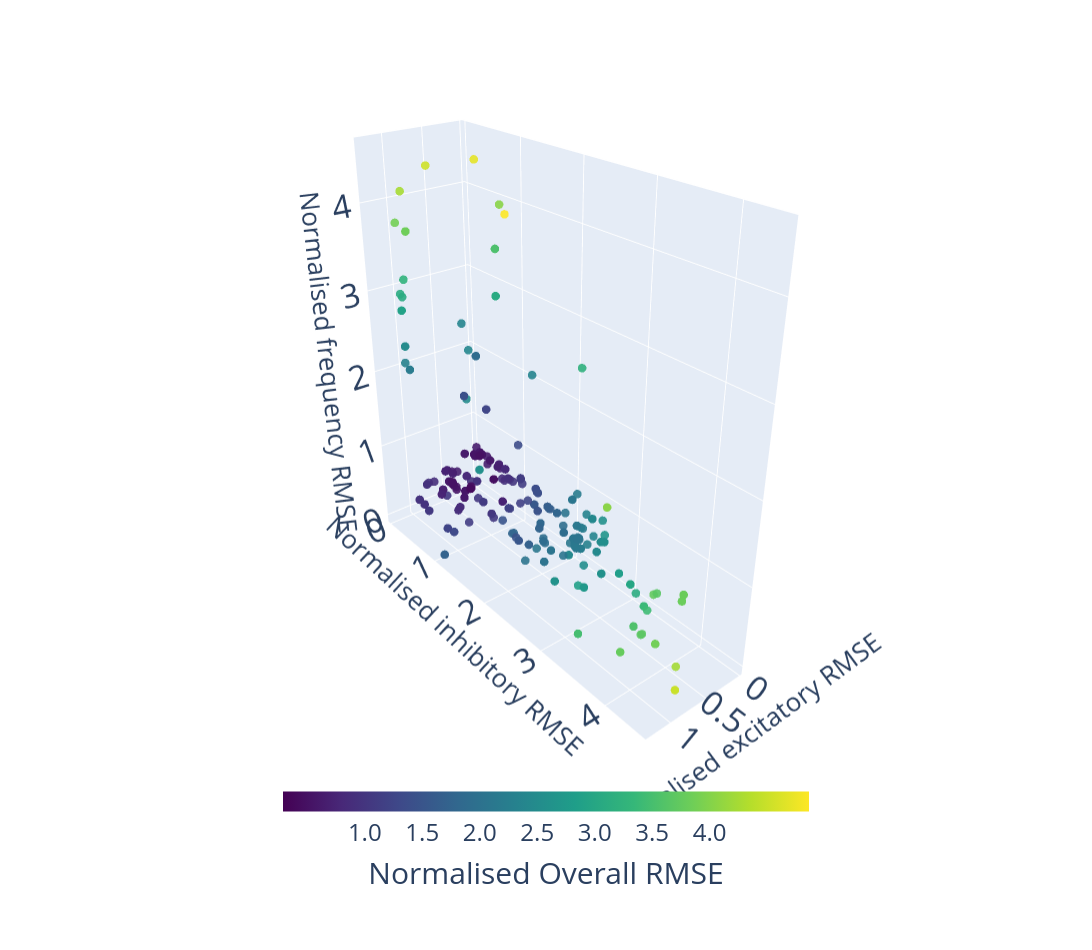

The cell this chart's notebook holds for it:
### Code cell
import plotly.graph_objects as go
# Load the full Pareto frontier for Case 1
# NOTE: update path as per local relative path
path = "SNN_GA/results/snn_ga_1k/ex10_in2_20260409-235242/frontier_full.csv"
df = pd.read_csv(path)

# Extract normalised RMSE columns
exc = df["ex_firing_error_norm"]
inh = df["inhib_firing_error_norm"]
psd = df["psd_peak_error_norm"]

# Compute overall normalised RMSE (L2 norm)
rmse_total = np.sqrt(exc**2 + inh**2 + psd**2)

# Create 3D scatter plot of the Pareto frontier
fig = go.Figure()
# MAIN FRONTIER POINTS
fig.add_trace(go.Scatter3d(
    x=exc,
    y=inh,
    z=psd,
    mode='markers',
    marker=dict(
        size=5,
        color=rmse_total, # colour by composite RMSE
        colorscale='Viridis',
        colorbar=dict(
            title = dict( text = "<br>Normalised Overall RMSE", side = "bottom" ),
            orientation="h",     # horizontal colourbar
            x=0.5,               # center horizontally
            y=0.05,             # place below the plot
            thickness=20,
            len=0.5,
            tickmode="array",
            tickvals=[1.0, 1.5, 2.0, 2.5, 3.0, 3.5, 4.0],
            ticktext=["1.0", "1.5", "2.0", "2.5", "3.0", "3.5", "4.0", "4.5"]
        ),
        opacity=0.9
    ),
    hovertemplate=(
        "RMSEexc: %{x:.3f}<br>"
        "RMSEinh: %{y:.3f}<br>"
        "RMSEfreq: %{z:.3f}<br>"
        "Overall: %{marker.color:.3f}<br>"
        "<extra></extra>"
    ),
    showlegend=False,
    name=""
))

# VALIDATED BEST POINT
# This highlights the GA‑selected best candidate in the 3D space
fig.add_trace(go.Scatter3d(
    x=[ex_norm],
    y=[in_norm],
    z=[psd_norm],
    mode='markers',
    marker=dict(
        size=5,
        color=[validated_comp], # colour by composite score
        colorscale='Viridis',
        opacity=1.0
    ),
    hovertemplate=(
        "Lowest overall RMSE of %{marker.color:.3f}<br>"
        "RMSEexc: %{x:.3f}<br>"
        "RMSEinh: %{y:.3f}<br>"
        "RMSEfreq: %{z:.3f}<br>"
        "<extra></extra>"
    ),
    showlegend=False,
    name=""
))
# Layout adjustments for readability
fig.update_layout(
    scene=dict(
        domain=dict(
            x=[0.0, 1.0],
            y=[0.15, 1.0]   # only reserve 25% for colorbar, not 40–50%
        ),
        xaxis=dict(
            title=dict(text="Normalised excitatory RMSE", font=dict(size=26)),
            tickfont=dict(size=20)
        ),
        yaxis=dict(
            title=dict(text="Normalised inhibitory RMSE", font=dict(size=26)),
            tickfont=dict(size=20)
        ),
        zaxis=dict(
            title=dict(text="Normalised frequency RMSE", font=dict(size=26)),
            tickfont=dict(size=20)
        ),
    ),
    scene_camera=dict(
        eye=dict(x=1.8, y=2.2, z=1.5)   # lifts z-axis title
    ),
    margin=dict(l=0, r=0, t=0, b=0),   # remove unnecessary whitespace
    width=1100,
    height=950,
    showlegend=False
)

# Increase colourbar font sizes
fig.data[0].marker.colorbar.title.font = dict(size=30)
fig.data[0].marker.colorbar.tickfont = dict(size=24)

fig.show()

### Figure 1 — Plotly figure (JSON) as saved in the notebook; plotly's stock layout.template omitted (floating-point values rounded to 4 significant figures; data arrays with more than 128 entries replaced by an {"elided": "..."} marker saying what was removed)
{"data": [{"hovertemplate": "RMSEexc: %{x:.3f}<br>RMSEinh: %{y:.3f}<br>RMSEfreq: %{z:.3f}<br>Overall: %{marker.color:.3f}<br><extra></extra>", "marker": {"color": {"elided": "379 float values"}, "colorbar": {"len": 0.5, "orientation": "h", "thickness": 20, "tickfont": {"size": 24}, "tickmode": "array", "ticktext": ["1.0", "1.5", "2.0", "2.5", "3.0", "3.5", "4.0", "4.5"], "tickvals": [1, 1.5, 2, 2.5, 3, 3.5, 4], "title": {"font": {"size": 30}, "side": "bottom", "text": "<br>Normalised Overall RMSE"}, "x": 0.5, "y": 0.05}, "colorscale": [[0, "#440154"], [0.1111, "#482878"], [0.2222, "#3e4989"], [0.3333, "#31688e"], [0.4444, "#26828e"], [0.5556, "#1f9e89"], [0.6667, "#35b779"], [0.7778, "#6ece58"], [0.8889, "#b5de2b"], [1, "#fde725"]], "opacity": 0.9, "size": 5}, "mode": "markers", "name": "", "showlegend": false, "type": "scatter3d", "x": {"elided": "379 float values"}, "y": {"elided": "379 float values"}, "z": {"elided": "379 float values"}}, {"hovertemplate": "Lowest overall RMSE of %{marker.color:.3f}<br>RMSEexc: %{x:.3f}<br>RMSEinh: %{y:.3f}<br>RMSEfreq: %{z:.3f}<br><extra></extra>", "marker": {"color": [0.2106], "colorscale": [[0, "#440154"], [0.1111, "#482878"], [0.2222, "#3e4989"], [0.3333, "#31688e"], [0.4444, "#26828e"], [0.5556, "#1f9e89"], [0.6667, "#35b779"], [0.7778, "#6ece58"], [0.8889, "#b5de2b"], [1, "#fde725"]], "opacity": 1, "size": 5}, "mode": "markers", "name": "", "showlegend": false, "type": "scatter3d", "x": [0.04332], "y": [0.1355], "z": [0.2507]}], "layout": {"height": 950, "margin": {"b": 0, "l": 0, "r": 0, "t": 0}, "scene": {"camera": {"eye": {"x": 1.8, "y": 2.2, "z": 1.5}}, "domain": {"x": [0, 1], "y": [0.15, 1]}, "xaxis": {"tickfont": {"size": 20}, "title": {"font": {"size": 26}, "text": "Normalised excitatory RMSE"}}, "yaxis": {"tickfont": {"size": 20}, "title": {"font": {"size": 26}, "text": "Normalised inhibitory RMSE"}}, "zaxis": {"tickfont": {"size": 20}, "title": {"font": {"size": 26}, "text": "Normalised frequency RMSE"}}}, "showlegend": false, "width": 1100}}
